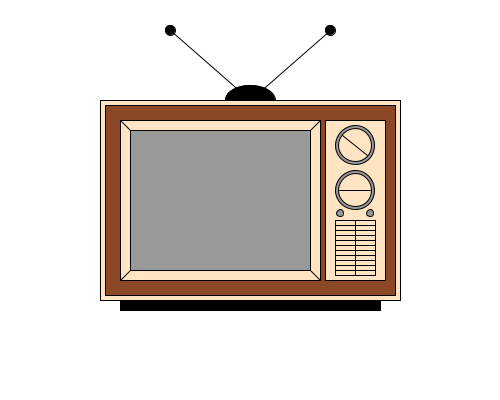
Frame 1 (no input)
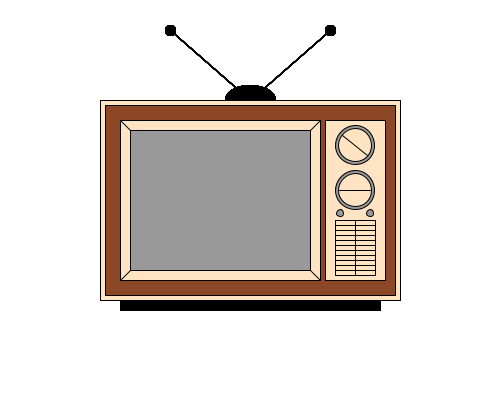
Frame 60 (the mouse pressed at the canvas centre just before this capture)
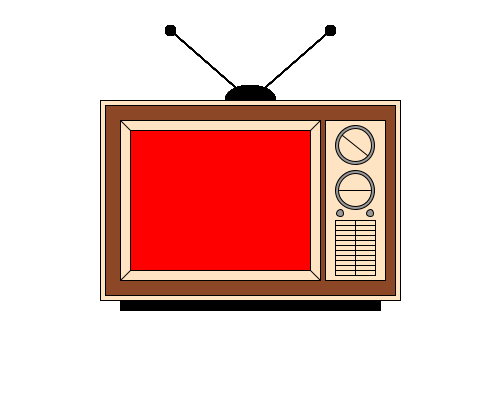
Frame 120 (the mouse held since frame 60 and released just before this capture)

The Processing sketch that drew these frames (run headless with seeded random() and noise(); from frame 60 on, the mouse is pressed at the canvas centre):

// Processing sketch: processing_97805
// ── processing_97805.pde

int answer;
int x = 4;
int y = 5;

void setup()

{
  size (500, 400);//size of canvas
  smooth(); //makes lnes smooth
  background(555,555,555); //background colour, currently light blue
}

void draw()
{
  fill(255,228,196);//outer edge tv colour- light eggshell
  rect(100,100,300,200);//outer tv edge
  
  fill(139,71,38);//inner tv colour- brown
  rect(105,105,290,190);//inner tv edge
  
  fill(255,228,196);// colour- light eggshel
  rect(120,120,200,160);//tv screen
  
  fill(0,0,0);// colour- black
  rect(120,300,260,10);//base of tv
  

  line(120,120,130,130);//top left 3d effect line
  line(120,280,130,270);//bottom left --
  line(310,270,320,280);//bottom right--
  line(310,130,320,120);//top roght--
  
  fill(255,228,196);//colour- light egshell
  rect(325,120,60,160);//control pannel 
  
  fill(153,153,153);//colour-grey
  ellipse(355,145,39,39);//outler dial 1
  
  fill(255,228,196);//colour-light egshell
  ellipse(355,145,33,33);//inner dial 1
  line(342,135,367,155);//dial knob 1
  
  fill(153,153,153);//colout-grey
  ellipse(355,190,39,39);//outer dial 2
  
  fill(255,228,196);//colour-light egshell
  ellipse(355,190,33,33);//inner dial 2
  line(339,190,370,190);//dial knob 2
  
  fill(153,153,153);//colour-grey
  ellipse(340,213,7,7);//left control knob
  
  fill(153,153,153);//colour-grey
  ellipse(370,213,7,7);//right control knob
  
  fill(255,228,196);//colour-light egshell
  rect(335,220,40,55);//speaker box
  line(335,225,375,225);//horizontal speaker mesh lines
  line(335,230,375,230);
  line(335,235,375,235);
  line(335,240,375,240);
  line(335,245,375,245);
  line(335,250,375,250);
  line(335,255,375,255);
  line(335,260,375,260);
  line(335,265,375,265);
  line(335,270,375,270);
  line(335,275,375,275);
  line(355,220,355,275);//vertical mesh line
  
 
  line(250,100,170,30);//antema 1
  
  
  line(250,100,330,30);//antenna 2
  
  fill(0,0,0);//colour black
  arc(250, 100, 50, 30, PI, TWO_PI);//antenna base
   
  ellipse(170,30,10,10);//antenna head 1
  ellipse(330,30,10,10);//antenna head 2
   
  if((x!=y)&&(mousePressed))
 
  fill(255, 0, 0);
 
  else
 
  fill(153,153,153);//grey
  rect(130,130,180,140);//inner tv screen
  
 
}
